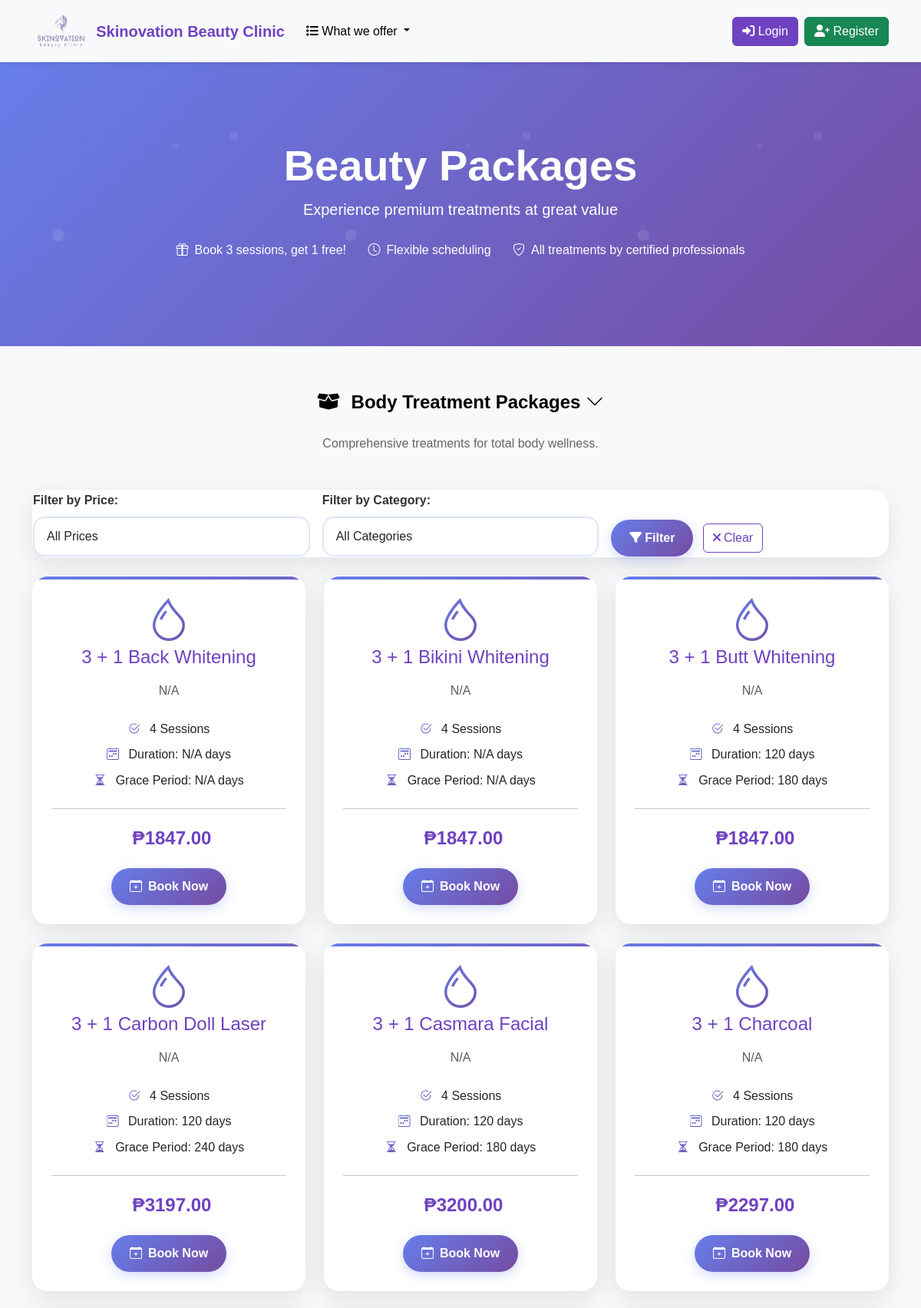
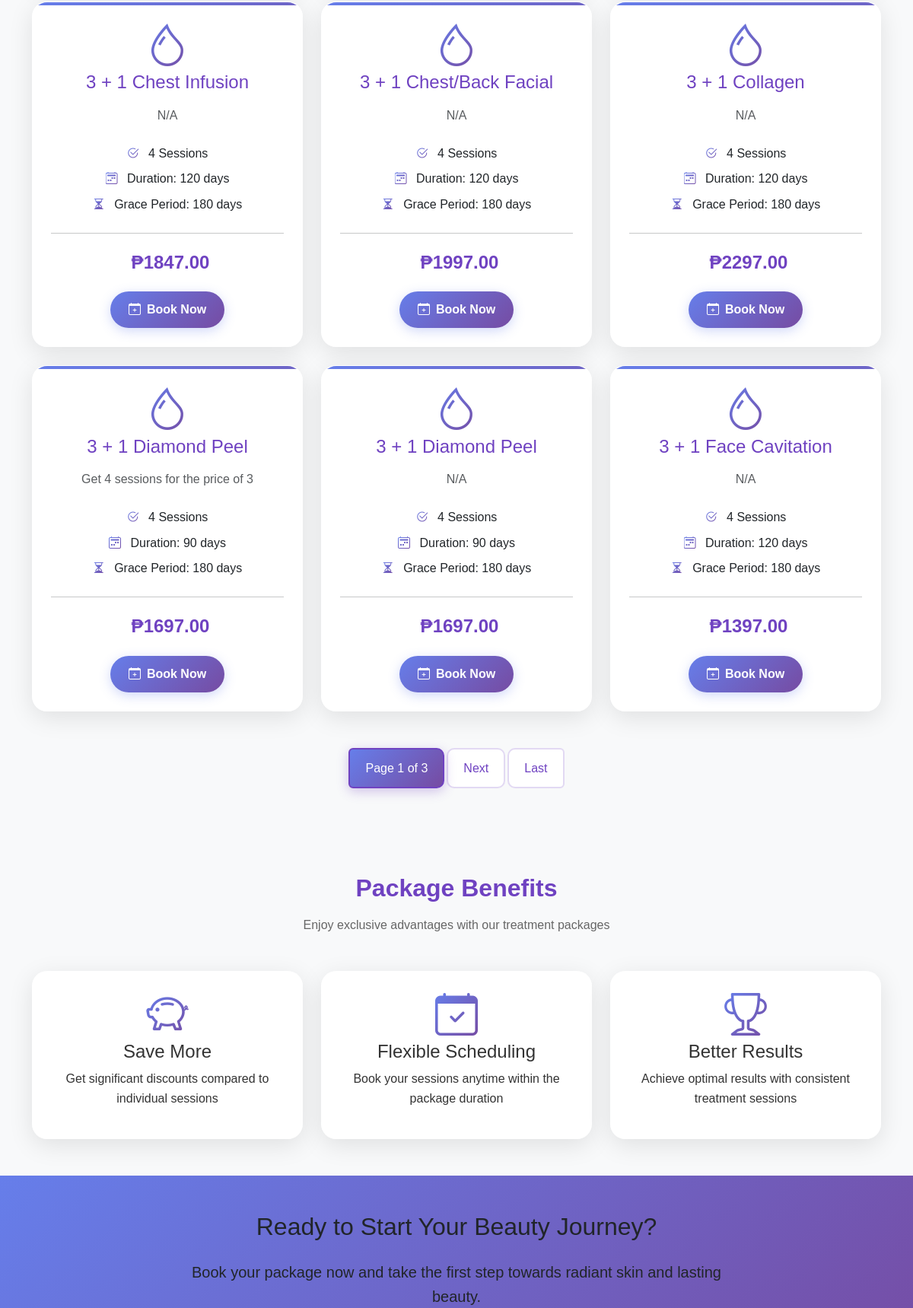
Page /packages/ (upper part) on the committed database (2 pictures, top to bottom).
### packages/models.py (models this page shows, shortened)
class Package(models.Model):
    package_name = models.CharField(max_length=255)
    description = models.TextField(blank=True, null=True)
    price = models.DecimalField(max_digits=10, decimal_places=2)
    sessions = models.IntegerField()
    duration_days = models.IntegerField(help_text="Duration in days")
    grace_period_days = models.IntegerField(help_text="Grace period in days")
    created_at = models.DateTimeField(auto_now_add=True)
    updated_at = models.DateTimeField(auto_now=True)
    class Meta:
        db_table = 'packages'
        ordering = ['package_name']

### packages/views.py (the view, shortened to what this page needs)
# urls.py: path('', views.packages_list, name='list'),
def packages_list(request):
    price_filter = request.GET.get('price', '')
    category_filter = request.GET.get('category', '')
    packages = Package.objects.all().order_by('package_name')
    page_obj = None
    if not price_filter and not category_filter:
        paginator = Paginator(packages, 12)  # 12 items per page (4 rows of 3 columns)
        page_number = request.GET.get('page')
        page_obj = paginator.get_page(page_number)
        packages = page_obj  # Use page_obj for template
    context = {
        'packages': packages,
        'page_obj': page_obj,
        'price_filter': price_filter,
        'category_filter': category_filter,
    }
    return render(request, 'packages/packages_list.html', context)

### appointments/context_processors.py (called while the page is built)
def notification_count(request):
    if request.user.is_authenticated:
        if request.user.user_type == 'admin':
            count = Notification.objects.filter(patient__isnull=True).count()
        else:
            count = Notification.objects.filter(patient=request.user, is_read=False).count()
    else:
        count = 0
    return {
        'notification_count': count
    }

### templates/packages/packages_list.html (shortened to what this page needs)
{% extends 'base.html' %}
{% load static %}
{% block content %}
<div class="section-header">
    <div class="container text-center mt-5 mb-5">
        <h1 class="display-4 fw-bold animate__animated animate__fadeInDown">Beauty Packages</h1>
        <p class="lead animate__animated animate__fadeInUp">Experience premium treatments at great value</p>
        <div class="animate__animated animate__fadeInUp animate__delay-1s">
            <p class="mt-4">
                <i class="bi bi-gift text-white me-2"></i>Book 3 sessions, get 1 free!
                <i class="bi bi-clock ms-4 me-2"></i>Flexible scheduling
                <i class="bi bi-shield-check ms-4 me-2"></i>All treatments by certified professionals
            </p>
        </div>
    </div>
</div>
<section class="py-5 bg-light">
    <div class="container">
        <div class="section-title slide-in-left">
            <h2>
                <button class="btn btn-link text-decoration-none text-black fw-bold fs-4" type="button"
                    data-bs-toggle="collapse" data-bs-target="#collapse-body" aria-expanded="true"
                    aria-controls="collapse-body">
                    <i class="fas fa-box-open me-2"></i> Body Treatment Packages
                    <i class="bi bi-chevron-down"></i>
                </button>
            </h2>
            <p>Comprehensive treatments for total body wellness.</p>
        </div>
        <div class="row mb-4">
            <div class="col-12">
                <div class="filter-card">
                    <div class="card-body">
                        <form method="get" class="row g-3 align-items-end">
                            <div class="col-md-4">
                                <label for="price" class="form-label"><strong>Filter by Price:</strong></label>
                                <select name="price" id="price" class="form-select">
                                    <option value="">All Prices</option>
                                </select>
                            </div>
                            <div class="col-md-4">
                                <label for="category" class="form-label"><strong>Filter by Category:</strong></label>
                                <select name="category" id="category" class="form-select">
                                    <option value="">All Categories</option>
                                </select>
                            </div>
                            <div class="col-md-4">
                                <button type="submit" class="btn btn-purple me-2">
                                    <i class="fas fa-filter me-1"></i>Filter
                                </button>
                                <a href="{% url 'packages:list' %}" class="btn btn-outline-secondary">
                                    <i class="fas fa-times me-1"></i>Clear
                                </a>
                            </div>
                        </form>
                    </div>
                </div>
            </div>
        </div>
        <div class="collapse show" id="collapse-body">
            <div class="row g-4 stagger-fade-in">
                {% if packages %}
                    {% for package in packages %}
                    <div class="col-md-6 col-lg-4">
                        <div class="card h-100 package-card hover-lift">
                            <div class="card-body text-center p-4">
                                <i class="bi bi-droplet display-4 text-purple mb-3"></i>
                                <h5 class="card-title h4 mb-3">{{ package.package_name }}</h5>
                                <p class="card-text text-muted mb-4">{{ package.description|default:"N/A" }}</p>
                                <div class="features mb-4">
                                    <p class="mb-2">
                                        <i class="bi bi-check2-circle text-purple me-2"></i>
                                        {{ package.sessions }} Sessions
                                    </p>
                                    <p class="mb-2">
                                        <i class="bi bi-calendar2-week text-purple me-2"></i>
                                        Duration: {{ package.duration_days|default:"N/A" }} days
                                    </p>
                                    <p class="mb-2">
                                        <i class="bi bi-hourglass-split text-purple me-2"></i>
                                        Grace Period: {{ package.grace_period_days|default:"N/A" }} days
                                    </p>
                                </div>
                                <hr class="my-4">
                                <p class="price h5 mb-4">
                                    ₱{{ package.price|floatformat:2 }}
                                </p>
                                <a href="{% url 'appointments:book_package' package.id %}" class="btn btn-purple">
                                    <i class="bi bi-calendar-plus me-2"></i>Book Now
                                </a>
                            </div>
                        </div>
                    </div>
                    {% endfor %}
                {% endif %}
            </div>
            {% if page_obj and page_obj.has_other_pages %}
            <nav aria-label="Packages pagination" class="mt-5">
                <ul class="pagination justify-content-center">
                    <li class="page-item active">
                        <span class="page-link">
                            Page {{ page_obj.number }} of {{ page_obj.paginator.num_pages }}
                        </span>
                    </li>
                    {% if page_obj.has_next %}
                        <li class="page-item">
                            <a class="page-link" href="?page={{ page_obj.next_page_number }}">Next</a>
                        </li>
                        <li class="page-item">
                            <a class="page-link" href="?page={{ page_obj.paginator.num_pages }}">Last</a>
                        </li>
                    {% endif %}
                </ul>
            </nav>
            {% endif %}
        </div>
    </div>
</section>
<section class="py-5 bg-light">
    <div class="container">
        <div class="section-title slide-in-left">
            <h2>Package Benefits</h2>
            <p>Enjoy exclusive advantages with our treatment packages</p>
        </div>
        <div class="row g-4 stagger-fade-in">
            <div class="col-md-4">
                <div class="benefit-card text-center p-4">
                    <i class="bi bi-piggy-bank text-purple display-4 mb-3"></i>
                    <h4>Save More</h4>
                    <p>Get significant discounts compared to individual sessions</p>
                </div>
            </div>
            <div class="col-md-4">
                <div class="benefit-card text-center p-4">
                    <i class="bi bi-calendar-check text-purple display-4 mb-3"></i>
                    <h4>Flexible Scheduling</h4>
                    <p>Book your sessions anytime within the package duration</p>
                </div>
            </div>
            <div class="col-md-4">
                <div class="benefit-card text-center p-4">
                    <i class="bi bi-trophy text-purple display-4 mb-3"></i>
                    <h4>Better Results</h4>
                    <p>Achieve optimal results with consistent treatment sessions</p>
                </div>
            </div>
        </div>
    </div>
</section>
<section class="py-5 bg-purple text-white">
    <div class="container text-center">
        <div class="row justify-content-center">
            <div class="col-md-8 text-dark">
                <h2 class="mb-4">Ready to Start Your Beauty Journey?</h2>
                <p class="lead mb-4">Book your package now and take the first step towards radiant skin and lasting beauty.</p>
            </div>
        </div>
    </div>
</section>
{% endblock %}

### static/css/style.css (style rules this page uses)
:root { --primary-color: #6f42c1; --secondary-color: #bb8fce; --dark-color: #2c003e; --light-color: #f4ecf7; }
.section-header { background: linear-gradient(135deg, var(--primary-color), var(--secondary-color)); color: white; padding: 4rem 0; }
.section-title { text-align: center; margin-bottom: 3rem; }
.section-title h2 { color: var(--primary-color); font-weight: bold; margin-bottom: 1rem; }
.section-title p { color: #666; max-width: 600px; margin: 0 auto; }
.package-card { border: none; border-radius: 15px; box-shadow: 0 4px 6px rgba(0, 0, 0, 0.1); transition: transform 0.3s ease, box-shadow 0.3s ease; }
.text-purple { color: var(--primary-color) !important; }
.bg-purple { background-color: var(--primary-color) !important; }
.btn-purple { background-color: var(--primary-color); border-color: var(--primary-color); color: white; }
.price { color: var(--primary-color); font-weight: bold; }
.benefit-card { background: white; border-radius: 15px; box-shadow: 0 4px 6px rgba(0, 0, 0, 0.1); transition: transform 0.3s ease; }
body { font-family: 'Poppins', sans-serif; color: #333; line-height: 1.6; padding-top: 70px; }
.card-title { color: var(--primary-color); margin-bottom: 0.75rem; }
.package-card { transition: transform 0.3s ease, box-shadow 0.3s ease; border: none; box-shadow: 0 4px 6px rgba(0, 0, 0, 0.1); height: 100%; }
.price { font-size: 1.5rem; font-weight: bold; color: var(--primary-color); }
.btn-purple { background-color: var(--primary-color); color: #fff; border: none; }
.btn-outline-secondary { color: var(--primary-color); border-color: var(--primary-color); }

### rows in the picture
Package: package_name "3 + 1 Back Whitening", description "N/A", sessions "4", duration_days "N/A", grace_period_days "N/A", price "1847.00"
Package: package_name "3 + 1 Bikini Whitening", description "N/A", sessions "4", duration_days "N/A", grace_period_days "N/A", price "1847.00"
Package: package_name "3 + 1 Butt Whitening", description "N/A", sessions "4", duration_days "120", grace_period_days "180", price "1847.00"
Package: package_name "3 + 1 Carbon Doll Laser", description "N/A", sessions "4", duration_days "120", grace_period_days "240", price "3197.00"
Package: package_name "3 + 1 Casmara Facial", description "N/A", sessions "4", duration_days "120", grace_period_days "180", price "3200.00"
Package: package_name "3 + 1 Charcoal", description "N/A", sessions "4", duration_days "120", grace_period_days "180", price "2297.00"
Package: package_name "3 + 1 Chest Infusion", description "N/A", sessions "4", duration_days "120", grace_period_days "180", price "1847.00"
Package: package_name "3 + 1 Chest/Back Facial", description "N/A", sessions "4", duration_days "120", grace_period_days "180", price "1997.00"
Package: package_name "3 + 1 Collagen", description "N/A", sessions "4", duration_days "120", grace_period_days "180", price "2297.00"
Package: package_name "3 + 1 Diamond Peel", description "Get 4 sessions for the price of 3", sessions "4", duration_days "90", grace_period_days "180", price "1697.00"
Package: package_name "3 + 1 Diamond Peel", description "N/A", sessions "4", duration_days "90", grace_period_days "180", price "1697.00"
Package: package_name "3 + 1 Face Cavitation", description "N/A", sessions "4", duration_days "120", grace_period_days "180", price "1397.00"

### other values in the picture
{{ page_obj.number }} "1"
{{ page_obj.paginator.num_pages }} "3"
